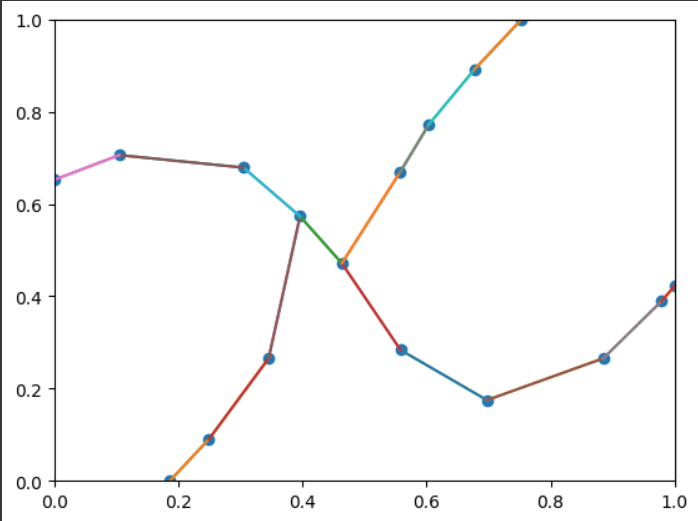
#> input picture utility_images/3.png, 698 x 521 px
$ python -i test2.py   (imports and definitions only)
#> lines starting #> are read from the running program, lines starting #| are printed output that depends on the picture
import cv2
import numpy as np
import matplotlib.pyplot as plt
from math import *
from operator import add

# [150 lines left out: function generate_coded_string, not called in this run]


def group_images(file_name):
#> called with file_name = 'utility_images/3.png'
    img = cv2.imread(file_name,0)
#> img: shape (521, 698); min 0, max 255, mean 249.2
    img = cv2.bitwise_not(img)
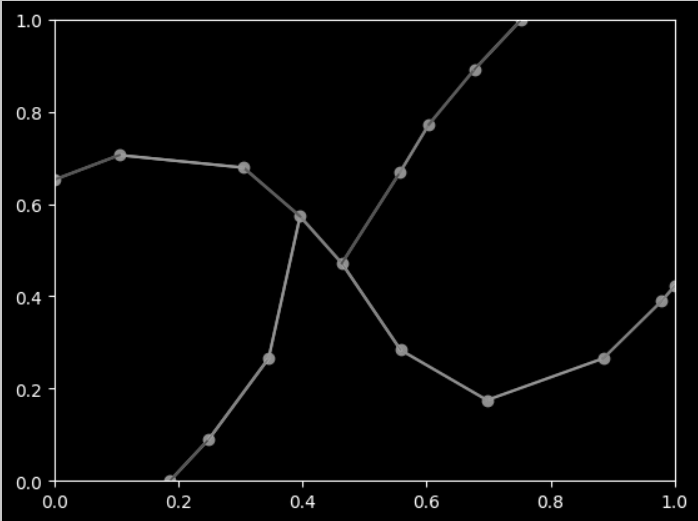
#> img: shape (521, 698); min 0, max 255, mean 5.8
    size = np.size(img)
#> size = 363658
    skel = np.zeros(img.shape,np.uint8)

    ret,img = cv2.threshold(img,127,255,0)
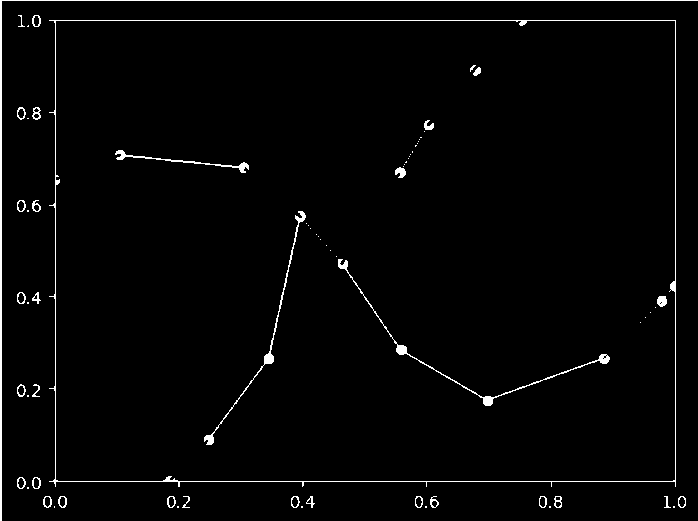
#> img: shape (521, 698); 2% white in thin lines or dots


    img = cv2.bitwise_not(img)
#> img: shape (521, 698); 98% white; black in thin lines or dots
    cv2.imshow("er", img)

    im = np.asarray(img)
    im = im.astype('int')
#> im: shape (521, 698) int64; 98% white; black in thin lines or dots


    h,w = np.shape(im)
#> h = 521; w = 698

    for i in range(h):
        for j in range(w):
            if im[i,j] == 255:
                im[i,j] = 0
            else:
                im[i,j] = -1
#> im: shape (521, 698) int64; values -1 (black) and 0 (white), 98% white; black in thin lines or dots


    groups = dict()
    count = 0


    for i in range(h-3):
        for j in range(w-3):
            part = im[i:i+3,j:j+3]
            if np.count_nonzero(part) == 0:
                continue
            colors = []
            temp_set = set()
            uncol = []
            for p in range(3):
                for q in range(3):
                    if part[p,q] != 0 and part[p,q] != -1:
                        colors.append((part[p,q], i+p,j+q))
                        temp_set.add(part[p,q])
                    if part[p,q] == -1:
                        uncol.append((i+p,j+q))
            if len(temp_set) > 1:
                color  = colors[0][0]
                for c in range(1,len(colors)):# uniting colors in filter adding new points to their group
                    col, p,q = colors[c]
                    groups[col].add((p,q))
                for c in temp_set:#updating colors in the whole image and uniting sets
                    if c != color:
                        set2 = groups[c]
                        for pair in set2:
                            p, q = pair
                            im[p,q] = color
                        groups[color].update(set2)
                        del groups[c]
            elif len(temp_set) == 1:
                color = colors[0][0]
                for pair in uncol:
                    p, q = pair
                    im[p,q] = color
                    groups[color].add((p,q))
            else:
                if len(uncol) > 0:
                    count += 1
                    groups[count] = set()
                    for pair in uncol:
                        p,q = pair
                        im[p,q] = count
                        groups[count].add((p,q))
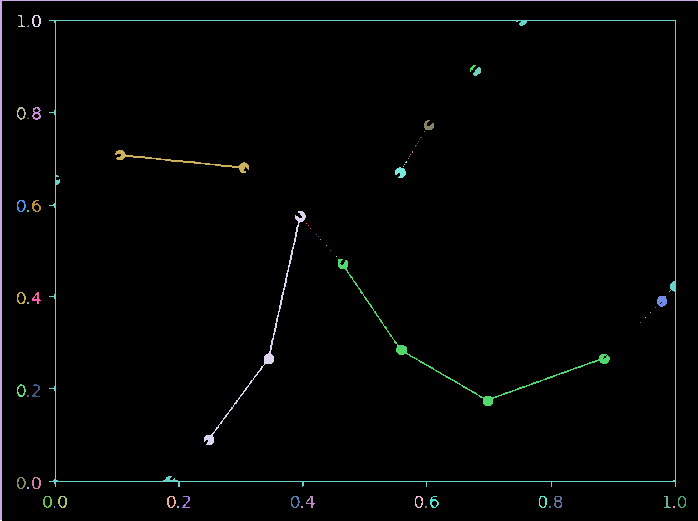
#> im: shape (521, 698) int64; 61 distinct labels, from -1 to 339; one colour per label, 0 black, -1 white
#> after the loop, count = 342; groups = 59 items
    return groups,h


# [5 lines of commented-out code are left out]


>>> result = group_images('utility_images/3.png')
